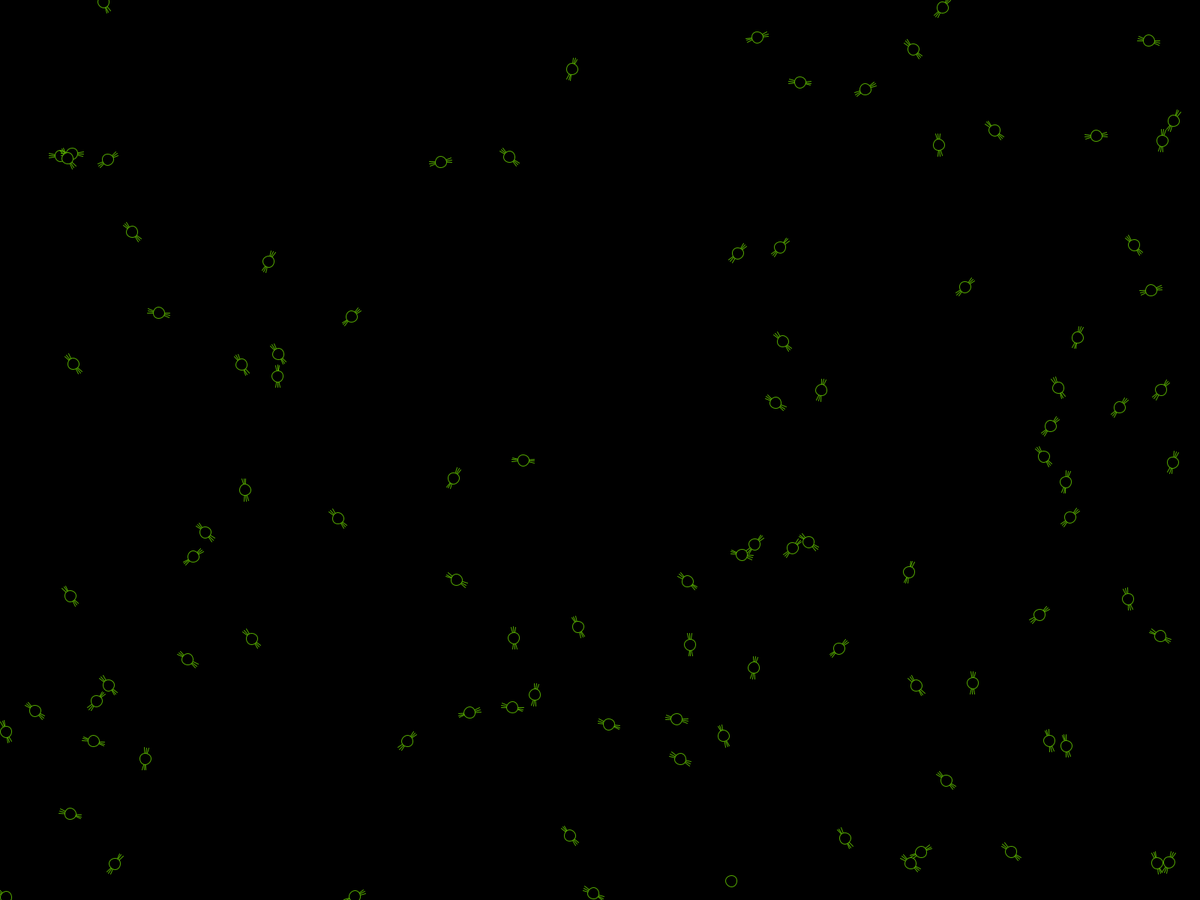
Frame 1 (no input)
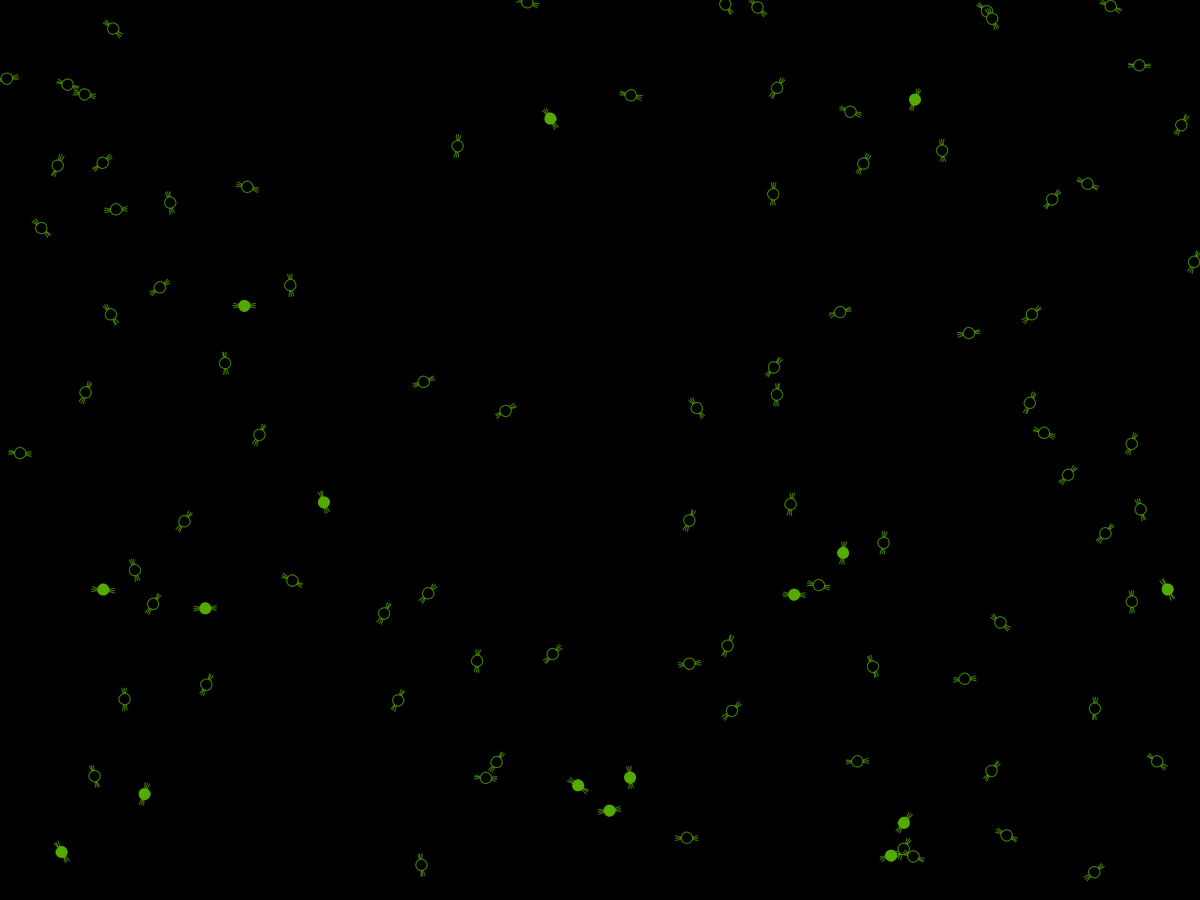
Frame 60 (the mouse pressed at the canvas centre just before this capture)
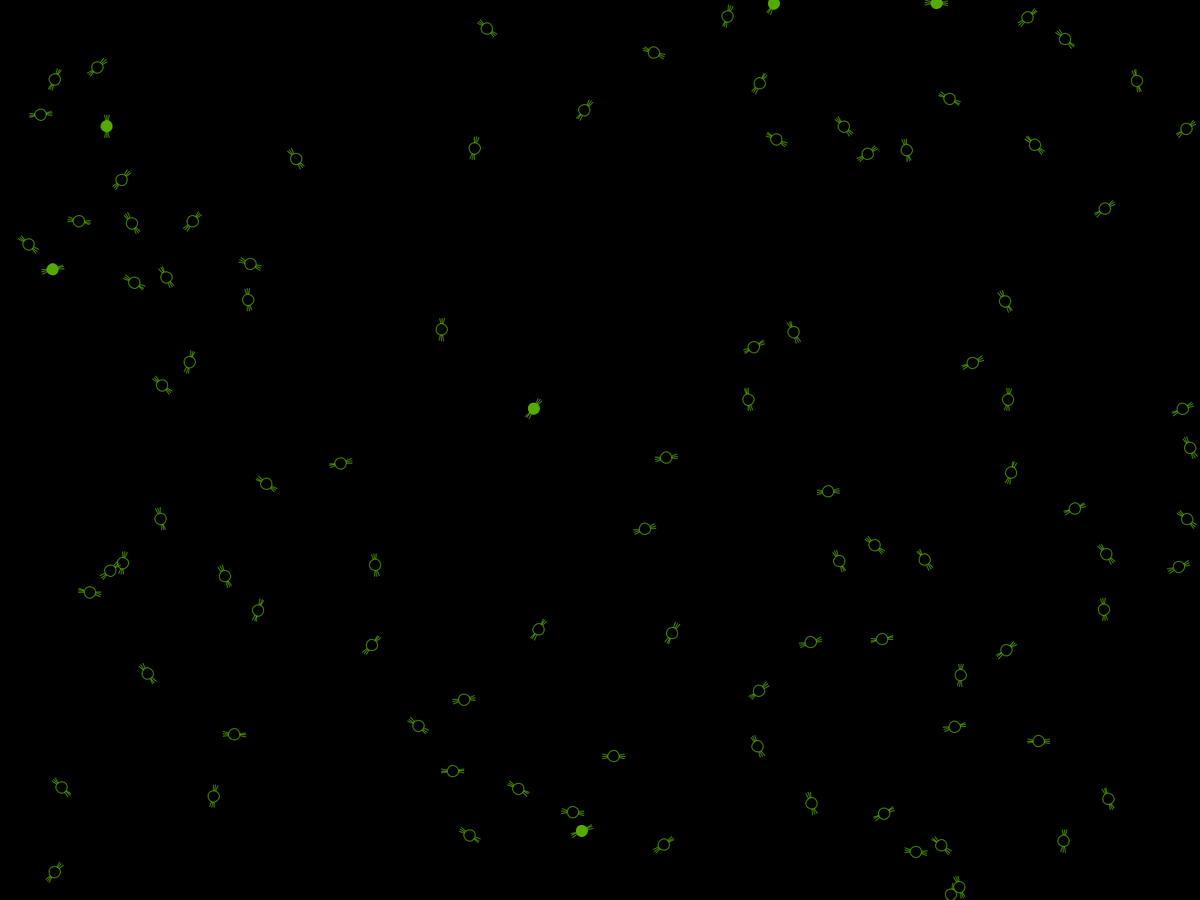
Frame 120 (the mouse held since frame 60 and released just before this capture)

The Processing sketch that drew these frames (run headless with seeded random() and noise(); from frame 60 on, the mouse is pressed at the canvas centre):

// Processing sketch: FireflySynchronization
// ── FireflySynchronization.pde
static int FPS = 60;


FireflyController fc;


void setup() {
    fullScreen();
    frameRate(FPS);
    noCursor();

    fc = new FireflyController(100);
}

void draw() {
    background(0);

    fc.tick();
    fc.render();
}


void keyPressed() {
    if(key != CODED && key == ' ') {
        fc.toggleSynchronization();
    }
}

// ── Firefly.pde
class Firefly {
    public PVector position;
    public PVector velocity;
    public float flashFrequency, flashPhase;
    public float flashTimePart, flashTimeLeft;


    Firefly(float px, float py, float vx, float vy, float ff, float ftp) {
        this.position = new PVector(px, py);
        this.velocity = new PVector(vx, vy);
        this.flashFrequency = ff;
        this.flashPhase = 0;
        this.flashTimePart = ftp;
        this.flashTimeLeft = 0;
    }
}

// ── FireflyController.pde
import java.lang.Math;
import java.util.Iterator;


static float COUPLING_CONSTANT = 1.0, DISTANCE_CONSTANT = 2;
static float FIREFLY_BODY_DIAMETER = 15, FIREFLY_WING_LENGTH = 15, FIREFLY_WING_ANGLE = PI / 16;


class FireflyController {
    private ArrayList<Firefly> fireflies;
    private boolean enableSynchronization;


    FireflyController(int countOfFireflies) {
        this.fireflies = new ArrayList<Firefly>();

        for (int i = 0; i < countOfFireflies; i++) {
            float px = map((float)Math.random(), 0, 1, 0, width);
            float py = map((float)Math.random(), 0, 1, 0, height);
            float vx = map((float)Math.random(), 0, 1, -(width-1) / 20, width / 20);
            float vy = map((float)Math.random(), 0, 1, -(height-1) / 20, height / 20);
            float ff = map((float)Math.random(), 0, 1, TWO_PI * 2, TWO_PI / 2);
            float ftp = map((float)Math.random(), 0, 1, 0.5, 0.9);
            this.fireflies.add(new Firefly(px, py, vx, vy, ff, ftp));
        }

        this.enableSynchronization = false;
    }

    public void tick() {
        Iterator<Firefly> iterator = this.fireflies.iterator();

        while(iterator.hasNext()) {
            Firefly firefly = iterator.next();

            float timeHasPassed = 1 / frameRate;


            float randomVelocityVectorRotationAngle = map((float)Math.random(), 0, 1, -PI / 12, PI / 12);
            firefly.velocity.rotate(randomVelocityVectorRotationAngle);
            PVector fireflyVelocityVector = new PVector(firefly.velocity.x, firefly.velocity.y);
            fireflyVelocityVector.mult(timeHasPassed);
            firefly.position.add(fireflyVelocityVector);
            if (firefly.position.x <= 0) {
                firefly.position.x += width;
            } else if (firefly.position.x >= width - 1) {
                firefly.position.x -= width;
            }
            if (firefly.position.y <= 0) {
                firefly.position.y += height;
            } else if (firefly.position.y >= height - 1) {
                firefly.position.y -= height;
            }


            firefly.flashPhase += firefly.flashFrequency * timeHasPassed;

            if (this.enableSynchronization) {
                // It is used Kuramoto model here for synchronization.
                float deltaPhase = 0;
                Iterator<Firefly> nestedIterator = this.fireflies.iterator();
                while (nestedIterator.hasNext()) {
                    Firefly nestedFirefly = nestedIterator.next();
                    float distanceCoefficient = pow(map(nestedFirefly.position.dist(firefly.position), width / 8, 0, 0, 1), DISTANCE_CONSTANT);
                    deltaPhase += COUPLING_CONSTANT / this.fireflies.size() * sin(nestedFirefly.flashPhase - firefly.flashPhase) * distanceCoefficient * timeHasPassed;
                }
                firefly.flashPhase += deltaPhase;
            }

            if (firefly.flashPhase >= TWO_PI) {
                firefly.flashPhase -= TWO_PI * floor(firefly.flashPhase / TWO_PI);
                firefly.flashTimeLeft = firefly.flashTimePart * (1 / firefly.flashFrequency);
            }
            if (firefly.flashTimeLeft > 0) {
                firefly.flashTimeLeft -= timeHasPassed;

                if (firefly.flashTimeLeft <= 0) {
                    firefly.flashTimeLeft = 0;
                }
            }
        }
    }

    public void render() {
        Iterator<Firefly> iterator = this.fireflies.iterator();

        while(iterator.hasNext()) {
            Firefly firefly = iterator.next();

            PVector wingRotationVector = new PVector(firefly.velocity.x, firefly.velocity.y);
            wingRotationVector.normalize();
            wingRotationVector.rotate(PI / 2);
            line(firefly.position.x - FIREFLY_WING_LENGTH * wingRotationVector.x, firefly.position.y - FIREFLY_WING_LENGTH * wingRotationVector.y, firefly.position.x + FIREFLY_WING_LENGTH * wingRotationVector.x, firefly.position.y + FIREFLY_WING_LENGTH * wingRotationVector.y);
            wingRotationVector.rotate(FIREFLY_WING_ANGLE);
            line(firefly.position.x - FIREFLY_WING_LENGTH * wingRotationVector.x, firefly.position.y - FIREFLY_WING_LENGTH * wingRotationVector.y, firefly.position.x + FIREFLY_WING_LENGTH * wingRotationVector.x, firefly.position.y + FIREFLY_WING_LENGTH * wingRotationVector.y);
            wingRotationVector.rotate(-FIREFLY_WING_ANGLE * 2);
            line(firefly.position.x - FIREFLY_WING_LENGTH * wingRotationVector.x, firefly.position.y - FIREFLY_WING_LENGTH * wingRotationVector.y, firefly.position.x + FIREFLY_WING_LENGTH * wingRotationVector.x, firefly.position.y + FIREFLY_WING_LENGTH * wingRotationVector.y);

            stroke(85, 170, 0);
            if (firefly.flashTimeLeft > 0) {
              fill(85, 170, 0);
            } else {
              fill(0);
            }
            circle(firefly.position.x, firefly.position.y, FIREFLY_BODY_DIAMETER);
            noFill();
        }
    }

    public void toggleSynchronization() {
        this.enableSynchronization = !this.enableSynchronization;
    }
}
